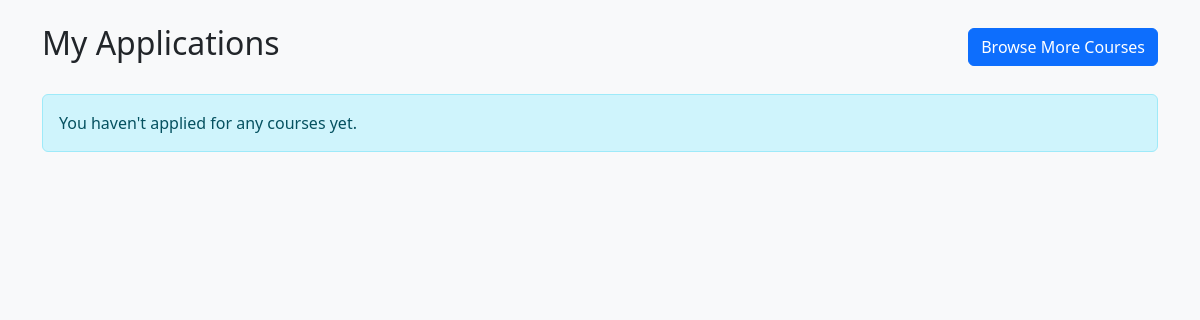
/applications/my-applications/ (signed in), run on an earlier commit of the app's database.
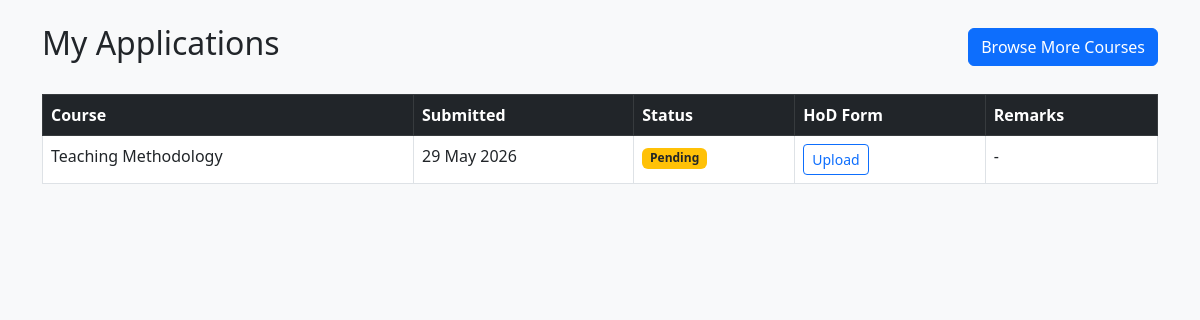
And on a later commit of the database.
### applications/models.py (models this page shows, shortened)
class Application(models.Model):
    STATUS_CHOICES = [
        ('pending', 'Pending'),
        ('approved', 'Approved'),
        ('rejected', 'Rejected'),
    ]
    applicant = models.ForeignKey(CustomUser, on_delete=models.CASCADE)
    course = models.ForeignKey(Course, on_delete=models.CASCADE)
    status = models.CharField(max_length=20, choices=STATUS_CHOICES, default='pending')
    full_name = models.CharField(max_length=255)
    email = models.EmailField()
    phone = models.CharField(max_length=15)
    institution = models.CharField(max_length=255)
    designation = models.CharField(max_length=100)
    state = models.CharField(max_length=100)
    original_form = models.FileField(upload_to='applications/forms/', blank=True, null=True)
    hod_signed_form = models.FileField(upload_to='applications/hod_signed/', blank=True, null=True)
    admin_remarks = models.TextField(blank=True)
    submitted_at = models.DateTimeField(auto_now_add=True)
    updated_at = models.DateTimeField(auto_now=True)
    class Meta:
        unique_together = ['applicant', 'course']  # one application per course

### courses/models.py (models this page shows, shortened)
class Course(models.Model):
    title = models.CharField(max_length=255)
    description = models.TextField()
    eligibility = models.TextField()
    duration = models.CharField(max_length=100)
    start_date = models.DateField()
    end_date = models.DateField()
    total_seats = models.IntegerField()
    seats_filled = models.IntegerField(default=0)
    is_visible = models.BooleanField(default=True)
    is_closed = models.BooleanField(default=False)
    created_by = models.ForeignKey(CustomUser, on_delete=models.SET_NULL, null=True)
    created_at = models.DateTimeField(auto_now_add=True)

### applications/views.py (the view)
# urls.py: path('my-applications/', views.my_applications, name='my_applications'),
def my_applications(request):
    if not request.user.is_authenticated:
        return redirect('login')
    applications = Application.objects.filter(applicant=request.user).order_by('-submitted_at')
    return render(request, 'applications/my_applications.html', {'applications': applications})

### templates/applications/my_applications.html (shortened to what this page needs)
{% extends 'base.html' %}
{% block content %}
<div class="container mt-4">
    <div class="d-flex justify-content-between align-items-center mb-4">
        <h2>My Applications</h2>
        <a href="{% url 'applicant_course_list' %}" class="btn btn-primary">Browse More Courses</a>
    </div>
    {% if applications %}
    <table class="table table-bordered table-hover">
        <thead class="table-dark">
            <tr>
                <th>Course</th>
                <th>Submitted</th>
                <th>Status</th>
                <th>HoD Form</th>
                <th>Remarks</th>
            </tr>
        </thead>
        <tbody>
            {% for app in applications %}
            <tr>
                <td>{{ app.course.title }}</td>
                <td>{{ app.submitted_at|date:"d M Y" }}</td>
                <td>
                    {% if app.status == 'pending' %}
                        <span class="badge bg-warning text-dark">Pending</span>
                    {% elif app.status == 'approved' %}
                        <span class="badge bg-success">Approved</span>
                    {% elif app.status == 'rejected' %}
                        <span class="badge bg-danger">Rejected</span>
                    {% endif %}
                </td>
                <td>
                    {% if app.hod_signed_form %}
                        <span class="badge bg-success">Uploaded</span>
                    {% else %}
                        <a href="{% url 'upload_hod_form' app.pk %}" class="btn btn-sm btn-outline-primary">Upload</a>
                    {% endif %}
                </td>
                <td>{{ app.admin_remarks|default:"-" }}</td>
            </tr>
            {% endfor %}
        </tbody>
    </table>
    {% else %}
        <div class="alert alert-info">You haven't applied for any courses yet.</div>
    {% endif %}
</div>
{% endblock %}

What changed in the data, as far as the page shows it:
added Application: course "Teaching Methodology", submitted_at "29 May 2026", status "Pending", hod_signed_form "Upload", admin_remarks "-"
Also different on the page:
text no longer shown: "You haven't applied for any courses yet."
text now shown: "Course Submitted Status HoD Form Remarks"
